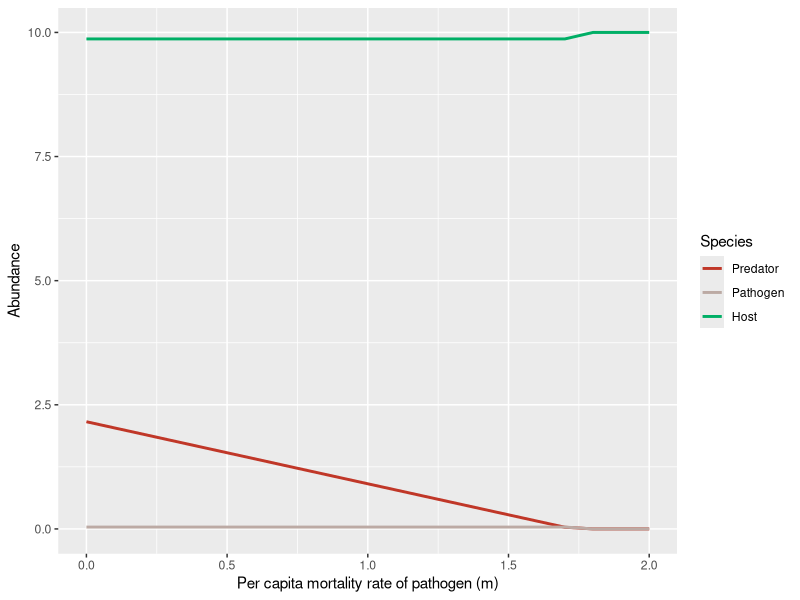
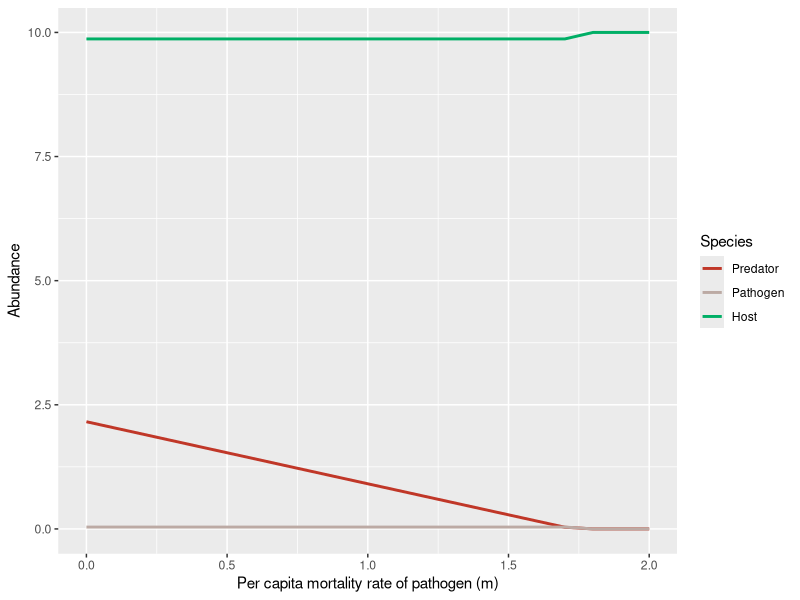

Generate these figures, in order, with R:
library(deSolve)
library(tidyverse)
library(pracma) 

#### ODE setup----
Model <- function(times, state, parms) {
  with(as.list(c(state, parms)), {
    dH_dt = (h1 * o1 * P1 * H) - (d * H)
    dP1_dt = e1 * a1 * P1 * S - o1 * P1 * H - m1 * P1
    dS_dt = r * S * (1-S/K) - a1 * P1 * S 
    return(list(c(dH_dt, dP1_dt, dS_dt)))
  })
}

### Model parameters ----

times <- seq(0, 6000, by = 0.1)
#state <- c(H = 1, P1H = 0, P2H = 0, P1 = 2, P2 = 2, S = 5)
state <- c(H = 0.1, P1 = 0.1, S = 0.2)
#Change alpha and beta--
parms <- c(r = 1, K = 10,
           a1 = 0.35, psi1 = 1, e1 = 0.5,
           b1 = 0.2, m1 = 0.8, e1H = 0.5,
           o1 = 0.8, h1 = 1, c1 = 0.9, d = 0.03, DL = 0)

comp_out = expand.grid(m1 = seq(0, 2, by = 0.1))

#### Create saving space for simulation output----
#combine different parameters and different state variables together
comp_out <- as.data.frame(cbind(comp_out,
                                matrix(0, 
                                       nrow = dim(comp_out)[1],
                                       ###dim(data)[1] is the number of row of data; [2] is col
                                       ncol = length(state))))
names(comp_out) <- c("m1", "H", "P1", "S")


#### Simulate the ODE across the parameter space----
start_time <- Sys.time()
for(i in 1:dim(comp_out)[1]){
  
  temp_parms = parms
  temp_parms["m1"] <- comp_out[i, ]$m1
  
  temp_out <- ode(func = Model, 
                  times = times, 
                  y = state, 
                  parms = temp_parms)

  N_final <- nrow(temp_out)
  comp_out[i, 2:4] = temp_out[N_final, -1] #抓取最後一列的資料，排除時間
}
end_time <- Sys.time()
end_time - start_time


####Plot the result----

###bifurcation plot
comp_out %>%
  select(c(m1, H, P1, S, P1)) %>% #m1, H, P1, S
  #mutate(Total = P1H + P1 + H + S) %>%
  pivot_longer(names_to = "Species", values_to = "Abundance", -c(m1)) %>%
  ggplot(aes(x = m1, y = Abundance, color = Species)) +
  geom_line(lwd = 1) + 
  labs(x = "Per capita mortality rate of pathogen (m)", y = "Abundance", color = "Species")+
  scale_colour_manual(labels = 
                        c("P1" = "Pathogen", "P1H" = expression(P[1/H]),
                          "S" = "Host", "H" = "Predator", "Total" = "Total"),
                      values = c("P1" = "#BCAAA4", "P1H" = "#82491E",
                                 "S" = "#00AF66", "H" = "#C03728", "Total" = "blue"))

#title = "With predator"
ggsave("ESJ predator.png", width = 20, height = 11, units = "cm", dpi = 800)
##Save the simulation result
#saveRDS(comp_out, "SS2")
